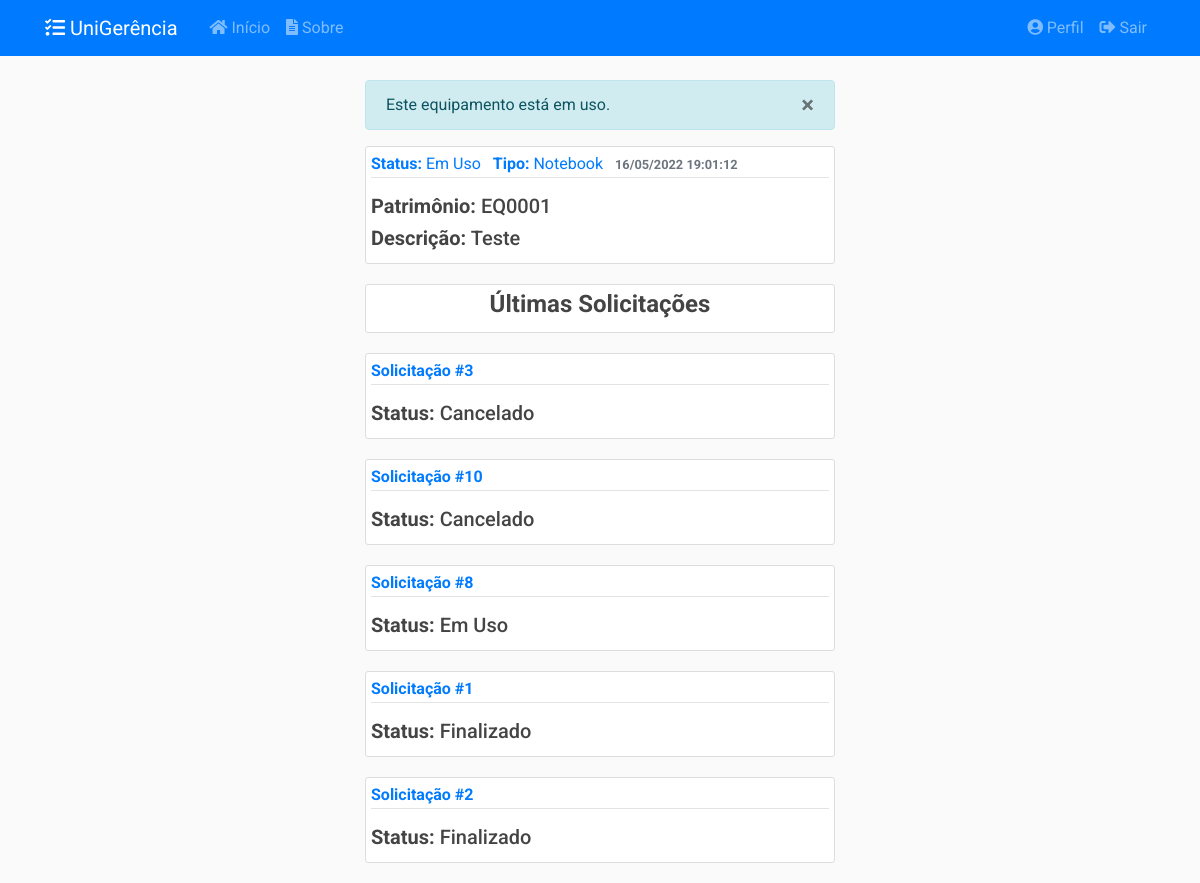
The app's page /equipamentos/1 (signed in), older data.
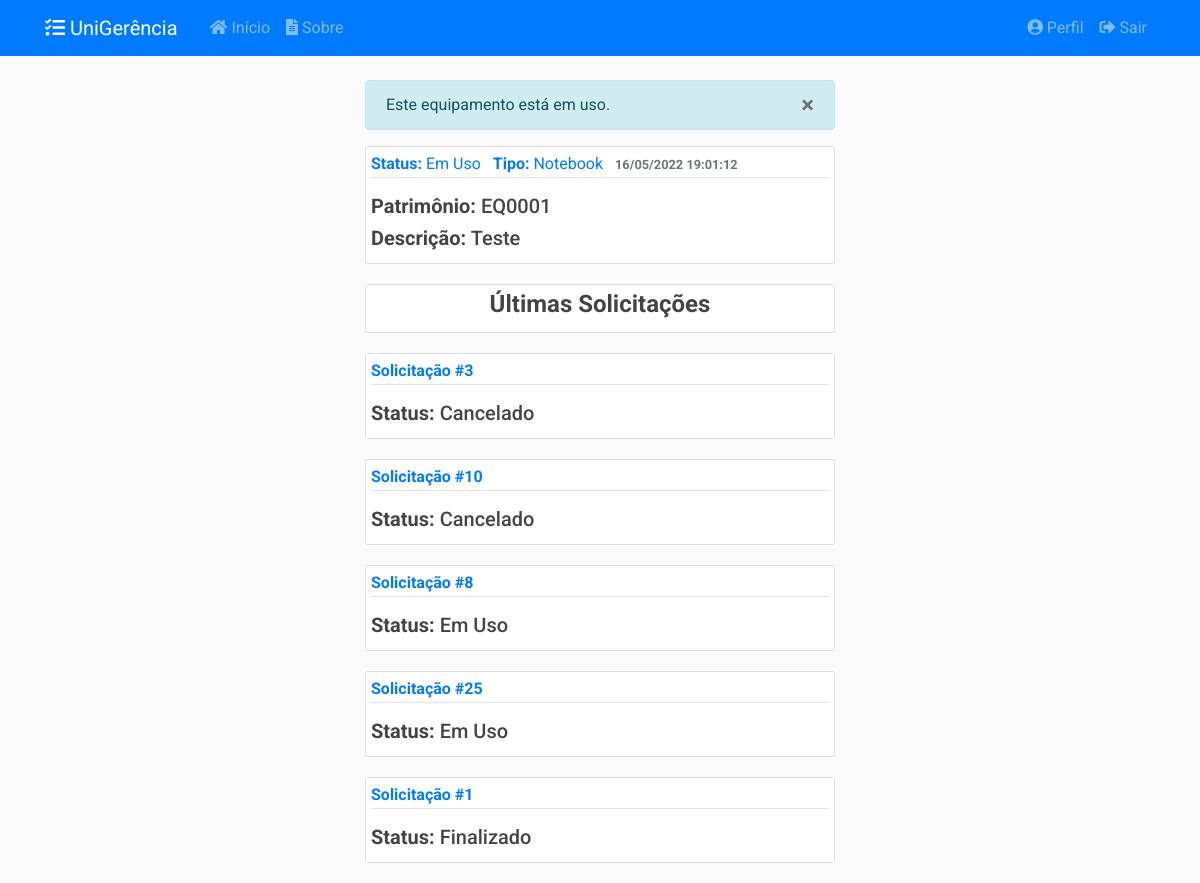
The same page, newer data.
### app/models/solicitacoes.py (models this page shows, shortened)
class Solicitacao(db.Model):
    __tablename__ = 'solicitacoes'
    __table_args__ = {'extend_existing': True}
    id = db.Column(db.Integer, primary_key=True)
    status = db.Column(db.Enum(Status), default=Status.ABERTO.name)
    data_abertura = db.Column(db.DateTime, nullable=False,
                              default=datetime.now().astimezone(fuso_horario))
    data_inicio_pref = db.Column(db.Date, nullable=False)
    data_fim_pref = db.Column(db.Date, nullable=False)
    data_retirada = db.Column(db.DateTime, nullable=True)
    data_devolucao = db.Column(db.DateTime, nullable=True)
    data_cancelamento = db.Column(db.DateTime, nullable=True)
    data_finalizacao = db.Column(db.DateTime, nullable=True)
    quantidade = db.Column(db.Integer, nullable=False, default=0)
    descricao = db.Column(db.String(20), nullable=False)
    tipo = db.Column(db.String(20), nullable=False)
    ativo = db.Column(db.Boolean, nullable=False, default=True)
    usuario_id = db.Column(db.Integer, db.ForeignKey('usuarios.id'),
                           nullable=False)
    turno_id = db.Column(db.Integer, db.ForeignKey('turnos.id'),
                           nullable=False)
    turno = db.relationship('Turno', back_populates='solicitacoes')
    def recupera_ultimas_eqp(equipamento, limite):
        return Solicitacao.query.filter(
            SolicitacaoEquipamento.equipamentos.contains(equipamento)).filter_by(
            ativo=True).order_by(SolicitacaoEquipamento.id.desc()).limit(limite)
    __mapper_args__ = {
        'polymorphic_identity': 'SOLICITACAO',
        'polymorphic_on': tipo
    }

class SolicitacaoSala(Solicitacao):
    __tablename__ = 'solicitacoes_salas'
    id = db.Column(db.Integer, db.ForeignKey('solicitacoes.id'), primary_key=True)
    setor_id = db.Column(db.Integer, db.ForeignKey('setores.id'), nullable=False)
    setor = db.relationship('Setor', back_populates='solicitacoes')
    salas = db.relationship('Sala', secondary= solicitacao_s,
                                    back_populates='solicitacoes')
    __mapper_args__ = {
        'polymorphic_identity': 'SALA',
    }

class Solicitacao(db.Model):
    __tablename__ = 'solicitacoes'
    __table_args__ = {'extend_existing': True}
    id = db.Column(db.Integer, primary_key=True)
    status = db.Column(db.Enum(Status), default=Status.ABERTO.name)
    data_abertura = db.Column(db.DateTime, nullable=False,
                              default=datetime.now().astimezone(fuso_horario))
    data_inicio_pref = db.Column(db.Date, nullable=False)
    data_fim_pref = db.Column(db.Date, nullable=False)
    data_retirada = db.Column(db.DateTime, nullable=True)
    data_devolucao = db.Column(db.DateTime, nullable=True)
    data_cancelamento = db.Column(db.DateTime, nullable=True)
    data_finalizacao = db.Column(db.DateTime, nullable=True)
    quantidade = db.Column(db.Integer, nullable=False, default=0)
    descricao = db.Column(db.String(20), nullable=False)
    tipo = db.Column(db.String(20), nullable=False)
    ativo = db.Column(db.Boolean, nullable=False, default=True)
    usuario_id = db.Column(db.Integer, db.ForeignKey('usuarios.id'),
                           nullable=False)
    turno_id = db.Column(db.Integer, db.ForeignKey('turnos.id'),
                           nullable=False)
    turno = db.relationship('Turno', back_populates='solicitacoes')
    def recupera_ultimas_eqp(equipamento, limite):
        return Solicitacao.query.filter(
            SolicitacaoEquipamento.equipamentos.contains(equipamento)).filter_by(
            ativo=True).order_by(SolicitacaoEquipamento.id.desc()).limit(limite)
    __mapper_args__ = {
        'polymorphic_identity': 'SOLICITACAO',
        'polymorphic_on': tipo
    }

class SolicitacaoEquipamento(Solicitacao):
    __tablename__ = 'solicitacoes_equipamentos'
    id = db.Column(db.Integer, db.ForeignKey('solicitacoes.id'), primary_key=True)
    tipo_eqp_id = db.Column(db.Integer, db.ForeignKey('tipos_equipamento.id'),
                           nullable=True)
    equipamentos = db.relationship('Equipamento', secondary=solicitacao_e,
                                   back_populates='solicitacoes')
    tipo_eqp = db.relationship('TipoEquipamento', back_populates='solicitacoes')
    __mapper_args__ = {
        'polymorphic_identity': 'EQUIPAMENTO'
    }

### app/controllers/equipamentos.py (the view)
@equipamentos.route("/<int:eqp_id>")
@login_required
@admin_required
def equipamento(eqp_id):
    equipamento = Equipamento.recupera_id(eqp_id)
    solicitacoes = Solicitacao.recupera_ultimas_eqp(equipamento, 5)
    return render_template('equipamentos/equipamento.html',
                           title=equipamento, equipamento=equipamento,
                           solicitacoes=solicitacoes)

### app/models/equipamentos.py (called while the page is built)
    def recupera_id(eqp_id):
        return Equipamento.query.filter_by(id=eqp_id).filter_by(ativo=True).first_or_404()

    def __repr__(self):
        return f"{self.patrimonio} - {self.descricao}"

### app/models/usuarios.py (called while the page is built)
@login_manager.user_loader
def load_user(user_id):
    return Usuario.query.get(int(user_id))

def admin_required(f):
    @wraps(f)
    def wrap(*args, **kwargs):
        if Usuario.verifica_admin(current_user):
            return f(*args, **kwargs)
        else:
            flash('Você não tem autorização para acessar esta página.', 'danger')
        return redirect(url_for('principal.inicio'))
    return wrap

    @staticmethod
    def verifica_admin(self):
        if self.tipo.name == 'ADMIN':
            return True
        else:
            return False

### app/templates/equipamentos/equipamento.html (shortened to what this page needs)
{% extends "layout.html" %}
{% block conteudo %}
{% if equipamento.status.name != 'PENDENTE' %}
<div class="alert alert-info" role="alert" id="alert-message">
    <button type="button" class="close" data-dismiss="alert">
    <span>&times;</span>
    </button>
    {% if equipamento.status.name == 'ABERTO' %}
    Este equipamento está disponível para ser solicitado.
    {% elif equipamento.status.name == 'EMUSO' %}
    Este equipamento está em uso.
    {% elif equipamento.status.name == 'DESABILITADO' or equipamento.status.name == 'EMMANUTENCAO' %}
    Este equipamento está indisponível para ser solicitado.
    {% endif %}
</div>
{% endif %}
<article class="media content-section">
    <div class="media-body">
        <div class="article-metadata mb-3">
            <a class="mr-2" href="#"><strong>Status:</strong> {{ equipamento.status.value }}</a>
            <a class="mr-2" href="#"><strong>Tipo:</strong> {{ equipamento.tipo_eqp.nome }}</a>
            <small class="text-muted"><strong>{{ equipamento.data_cadastro.strftime('%d/%m/%Y %H:%M:%S') }}</strong></small>
        </div>
        <h5 class="article-title"><strong>Patrimônio:</strong> {{ equipamento.patrimonio }}</h5>
        <h5 class="article-content"><strong>Descrição:</strong> {{ equipamento.descricao }}</h5>
    </div>
</article>
<article class="media content-section">
    <div class="media-body">
        <h4 class="article-content text-center"><strong>Últimas Solicitações</strong></h4>
    </div>
</article>
{% for solicitacao in solicitacoes %}
<article class="media content-section">
    <div class="media-body">
        <div class="article-metadata mb-3">
            <a class="mr-2" href="{{ url_for('solicitacoes.solicitacao', solicitacao_id=solicitacao.id )}}"><strong>Solicitação #{{ solicitacao.id }}</strong></a>
        </div>
        <h5 class="article-content"><strong>Status:</strong> {{ solicitacao.status.value }}</h5>
    </div>
</article>
{% endfor %}
{% endblock conteudo %}

Row changes from the older to the newer data that the page shows:
no longer on this page (row unchanged): SolicitacaoEquipamento: id "2", status.value "Finalizado"
added SolicitacaoSala: id "25", status.value "Em Uso"
